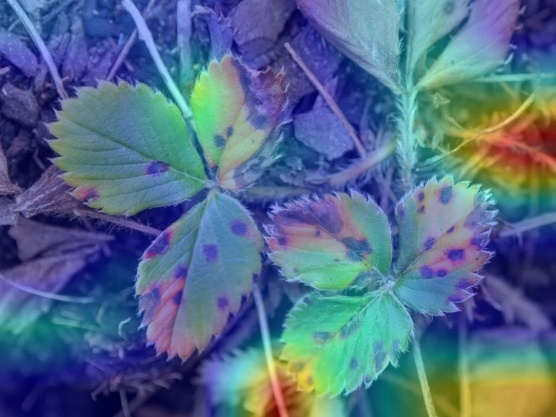
#> input picture heatmap_result.jpg, 556 x 417 px
$ python severity.py
#> lines starting #> are read from the running program, lines starting #| are printed output that depends on the picture; after the words box and inside, x2 and y2 are one past the last pixel; in counts of white or black regions, pixels touching at a corner belong together
import cv2
import numpy as np

def compute_severity(heatmap_path):
#> called with heatmap_path = 'heatmap_result.jpg'
    heatmap = cv2.imread(heatmap_path)
#> heatmap is the input picture: shape (417, 556, 3); mean B, G, R 137.9, 108.1, 82.6

    gray = cv2.cvtColor(heatmap, cv2.COLOR_BGR2GRAY)
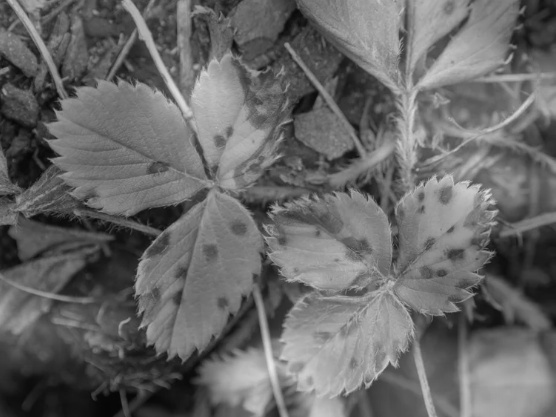
#> gray: shape (417, 556); min 6, max 231, mean 103.8
    _, mask = cv2.threshold(gray, 150, 255, cv2.THRESH_BINARY)
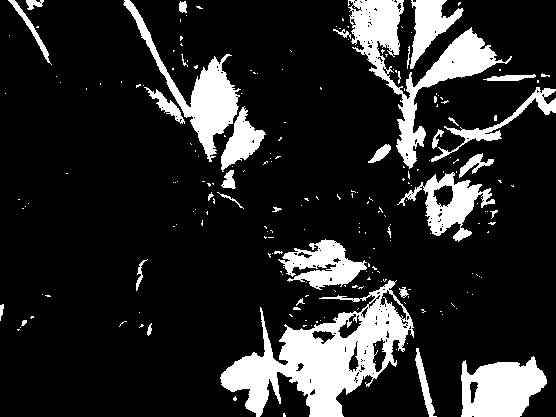
#> mask: shape (417, 556); 16% white; 220 white regions (183 under 20 px), largest, box (x1, y1, x2, y2) and area: (220, 280, 414, 417) 10622, (348, 0, 512, 169) 6328, (123, 0, 241, 162) 3841

    infected_pixels = np.sum(mask == 255)
#> infected_pixels = 37050
    total_pixels = mask.size
#> total_pixels = 231852
    severity = (infected_pixels / total_pixels) * 100
#> severity = 15.98

    return severity

if __name__ == "__main__":

    severity = compute_severity("heatmap_result.jpg")
#> severity = 15.98
    print("Disease Severity:", round(severity, 2), "%")
#| Disease Severity: 15.98 %
